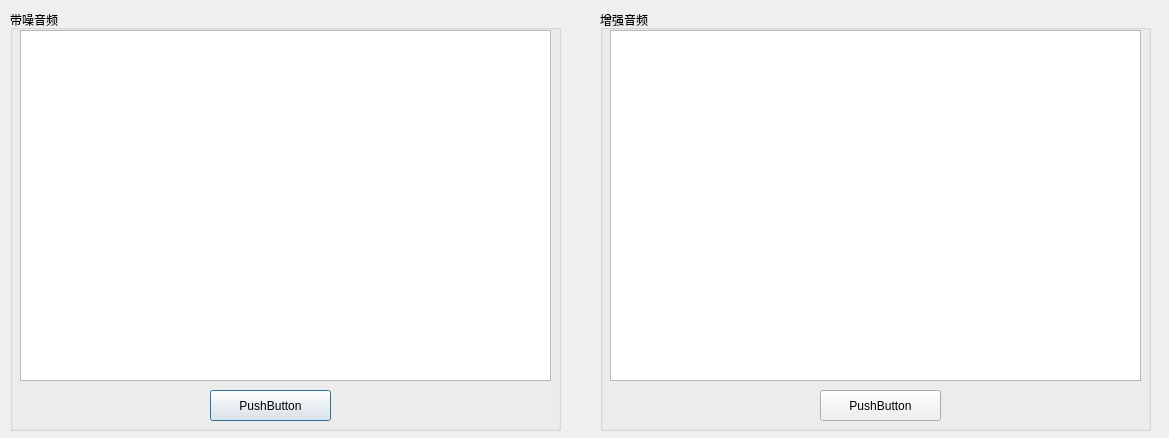
<?xml version="1.0" encoding="UTF-8"?>
<ui version="4.0">
 <class>analysisDialog</class>
 <widget class="QDialog" name="analysisDialog">
  <property name="geometry">
   <rect>
    <x>0</x>
    <y>0</y>
    <width>1169</width>
    <height>438</height>
   </rect>
  </property>
  <property name="windowTitle">
   <string>filename</string>
  </property>
  <widget class="QGroupBox" name="groupBox">
   <property name="geometry">
    <rect>
     <x>10</x>
     <y>10</y>
     <width>551</width>
     <height>421</height>
    </rect>
   </property>
   <property name="title">
    <string>带噪音频</string>
   </property>
   <widget class="QGraphicsView" name="graphicsView_noise">
    <property name="geometry">
     <rect>
      <x>10</x>
      <y>20</y>
      <width>531</width>
      <height>351</height>
     </rect>
    </property>
   </widget>
   <widget class="QPushButton" name="pushButton_noise">
    <property name="geometry">
     <rect>
      <x>200</x>
      <y>380</y>
      <width>121</width>
      <height>31</height>
     </rect>
    </property>
    <property name="text">
     <string>PushButton</string>
    </property>
   </widget>
  </widget>
  <widget class="QGroupBox" name="groupBox_2">
   <property name="geometry">
    <rect>
     <x>600</x>
     <y>10</y>
     <width>551</width>
     <height>421</height>
    </rect>
   </property>
   <property name="title">
    <string>增强音频</string>
   </property>
   <widget class="QGraphicsView" name="graphicsView_enhanced">
    <property name="geometry">
     <rect>
      <x>10</x>
      <y>20</y>
      <width>531</width>
      <height>351</height>
     </rect>
    </property>
   </widget>
   <widget class="QPushButton" name="pushButton_enhanced">
    <property name="geometry">
     <rect>
      <x>220</x>
      <y>380</y>
      <width>121</width>
      <height>31</height>
     </rect>
    </property>
    <property name="text">
     <string>PushButton</string>
    </property>
   </widget>
  </widget>
 </widget>
 <resources/>
 <connections/>
</ui>
